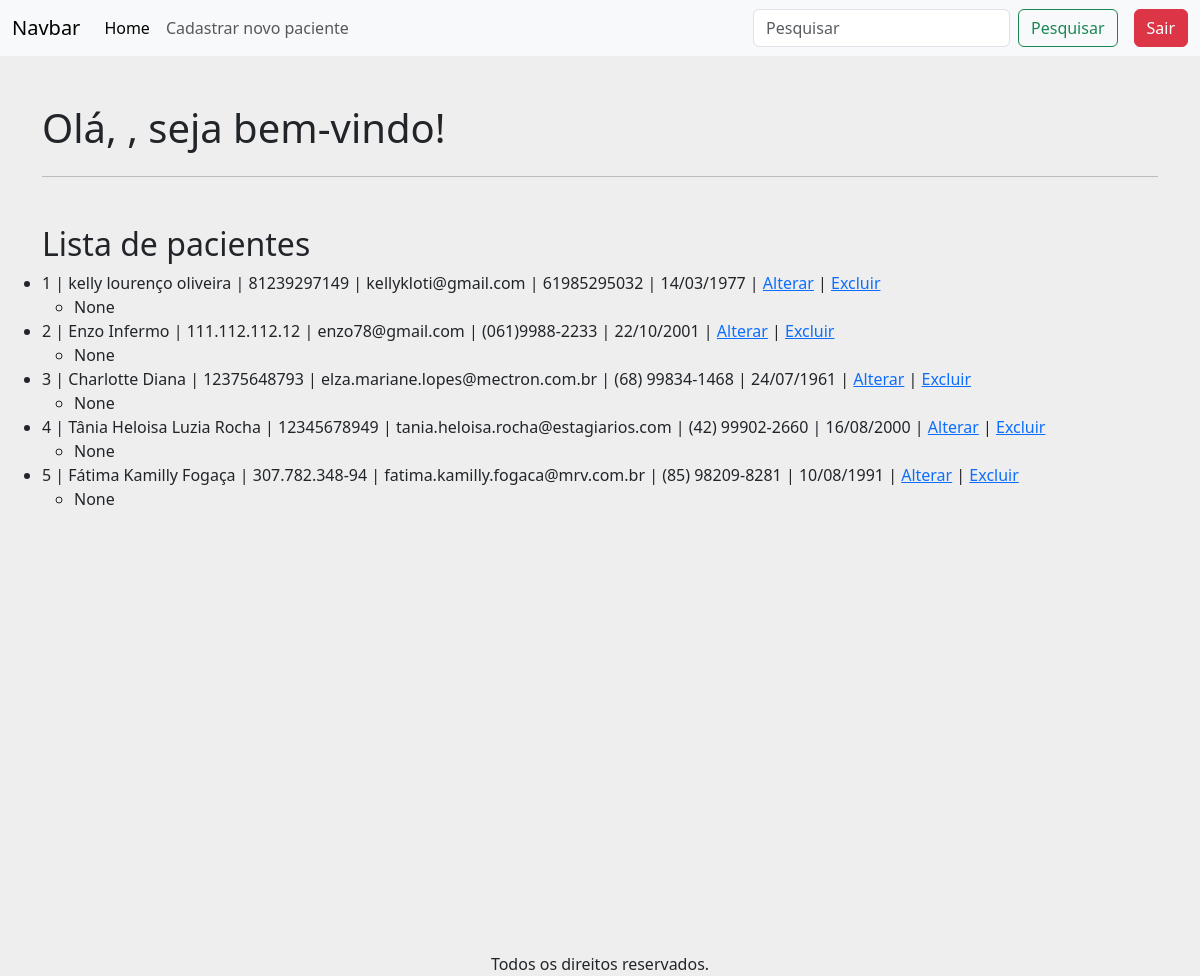
/buscar/, run on an earlier commit of the app's database.
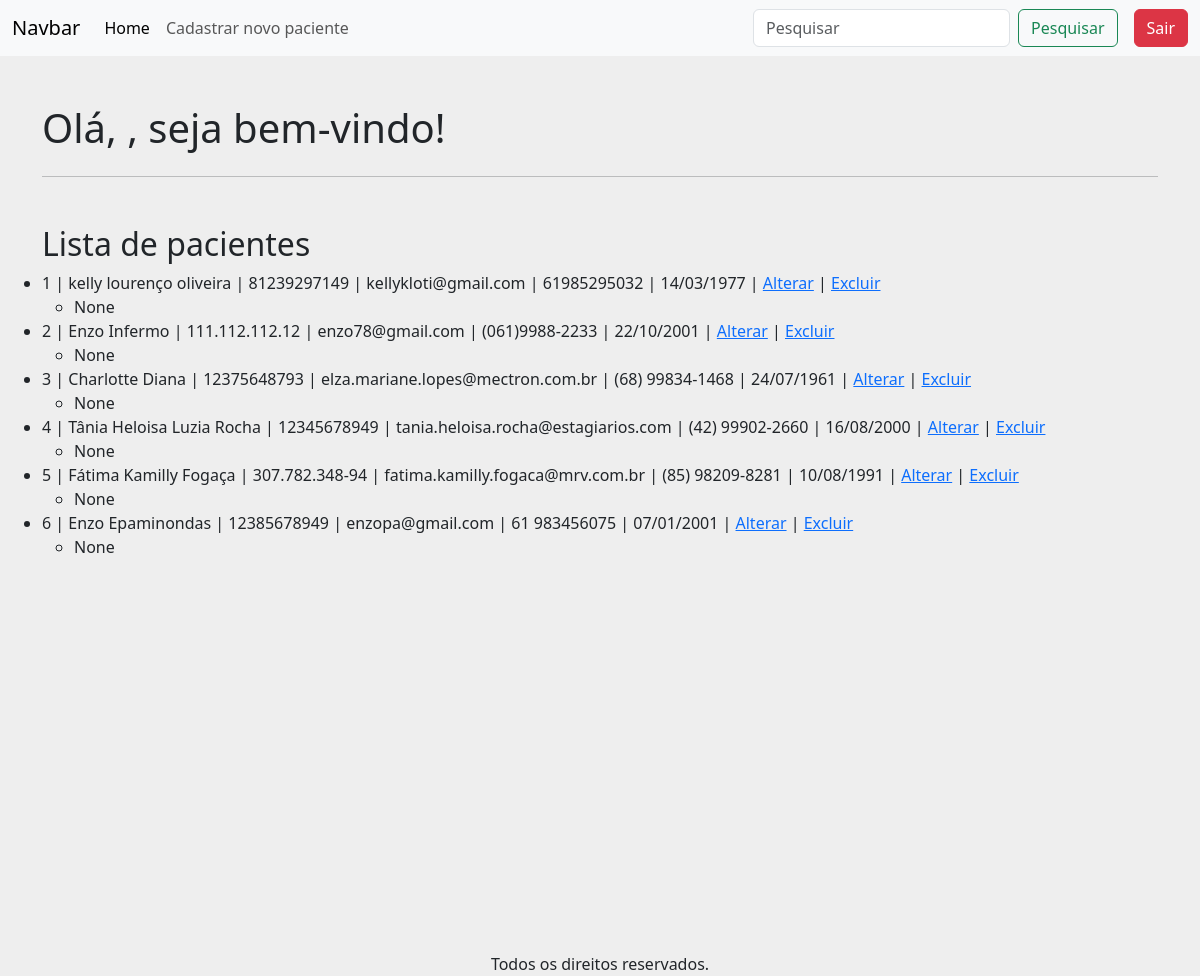
And on a later commit of the database.
### apps/crud/models.py (models this page shows, shortened)
class Paciente(models.Model):
    codigo_paciente = models.AutoField(primary_key=True)
    nome = models.CharField(null=False, blank=False)
    cpf = models.CharField(max_length=14, unique=True, null=False, blank=False)
    email = models.EmailField(unique=True, null=False, blank=False)
    telefone = models.CharField(max_length=15, null=False, blank=False)
    data_nascimento = models.DateField(null=False, blank=False)
    sintomas = models.TextField(null=True, blank=True)

### apps/crud/views.py (the view)
# urls.py: path('buscar/', views.buscar_paciente, name='buscar_paciente'),
def buscar_paciente(request):
    query = request.GET.get('buscar','')
    pacientes = Paciente.objects.filter(nome__icontains=query)
    return render(request, 'index.html', {
        'pacientes':pacientes,
        'query':query
    })

### apps/crud/templates/index.html (shortened to what this page needs)
{% extends 'base-crud.html' %}
{% block content %}
    <div class="row mt-5">
        <h1>Olá, {{ user.username }}, seja bem-vindo!</h1>
    </div>
    <hr>
    <div class="row mt-5">
        <h2>Lista de pacientes</h2>
        <ul>
            {% for paciente in pacientes %}
                <li>
                    {{ paciente.codigo_paciente }} |
                    {{ paciente.nome }} |
                    {{ paciente.cpf }} |
                    {{ paciente.email }} |
                    {{ paciente.telefone }} |
                    {{ paciente.data_nascimento|date:"d/m/Y" }} |
                    <a href="{% url 'alterar_paciente' paciente.codigo_paciente %}">Alterar</a> |
                    <a href="{% url 'excluir_paciente' paciente.codigo_paciente %}">Excluir</a>
                    <ul>
                        <li>
                            {{ paciente.sintomas }}
                        </li>
                    </ul>
                </li>
            {% empty %}
                <li>Nenhum paciente cadastrado.</li>
            {% endfor %}
        </ul>
    </div>
{% endblock %}

### apps/crud/templates/base-crud.html (shortened to what this page needs)
<!doctype html>
<html lang="pt-br">
  <head>
    <link href="https://cdn.jsdelivr.net/npm/bootstrap@5.3.8/dist/css/bootstrap.min.css" rel="stylesheet">
  </head>
  <body style="background-color: #eee">
    {% include 'includes/header.html' %}
    <main class="container vh-100">
        {% block content %}{% endblock %}
    </main>
    {% include 'includes/footer.html' %}
  </body>
</html>

### apps/crud/templates/includes/header.html (shortened to what this page needs)
<header>
    <nav class="navbar navbar-expand-lg bg-body-tertiary">
        <div class="container-fluid">
            <a class="navbar-brand" href="#">Navbar</a>
            <div class="collapse navbar-collapse" id="navbarSupportedContent">
                <ul class="navbar-nav me-auto mb-2 mb-lg-0">
                    <li class="nav-item">
                        <a class="nav-link active" aria-current="page" href="/">Home</a>
                    </li>
                    <li class="nav-item">
                        <a class="nav-link" href="novoPaciente/">Cadastrar novo paciente</a>
                    </li>
                </ul>
                <form action="{% url 'buscar_paciente' %}" method="GET"  class="d-flex" role="search">
                    <input class="form-control me-2" type="search" name="buscar" placeholder="Pesquisar" aria-label="Search" />
                    <button class="btn btn-outline-success" type="submit">Pesquisar</button>
                </form>
                <a href="logout/" class="btn btn-danger ms-3">
                    Sair
                </a>
            </div>
        </div>
    </nav>
</header>

### apps/crud/templates/includes/footer.html
<footer class="container d-flex justify-content-center mt-5">
    Todos os direitos reservados.
</footer>

What changed in the data, as far as the page shows it:
added Paciente: codigo_paciente "6", nome "Enzo Epaminondas", cpf "12385678949", email "enzopa@gmail.com", telefone "61 983456075", data_nascimento "07/01/2001", sintomas "None"
